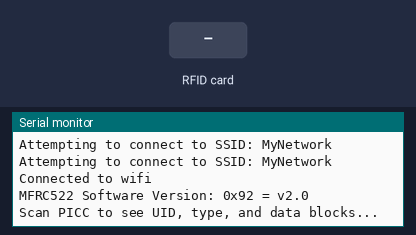
A sketch run on a simulated ESP32. On the bench: the last lines printed to the serial monitor. The inputs (shaded band) are chosen by the test bench. WiFi joins after 1.5 s; servers stay silent unless stated.

Above: at 5.2 s.
5.3 s: RFID card 09 6E 7A 9E held to the reader
At 6.2 s:
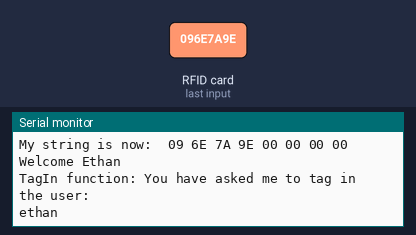
6.8 s: RFID card 6A 32 20 2B held to the reader
At 7.8 s:
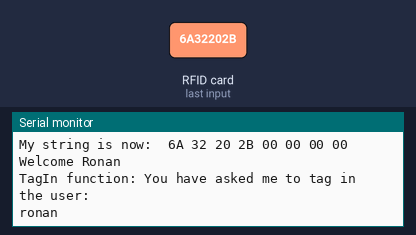
8.3 s: RFID card 5E 7A 19 C4 held to the reader
At 9.8 s:
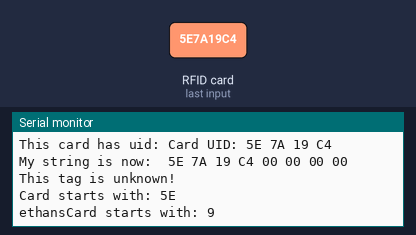

Measured:
- after the input at 5.3 s, the serial monitor: prints a new line at once (image 1)
- after the input at 6.8 s, the serial monitor: prints a new line at once (image 2)
- after the input at 8.3 s, the serial monitor: prints a new line at once (image 3)

The sketch:

RFIDYICTEWIFIv1.ino
```cpp
/*
* Code to read RFID tags and then log an entry to a website
 */

#include <SPI.h>
#include <MFRC522.h>
#include <WiFi.h>
#include <string.h>

#define RST_PIN		9
#define SS_PIN		10

char ssid[] = "MyNetwork"; //  your network SSID (name)
char pass[] = "***";    // your network password (use for WPA, or use as key for WEP)

int cardID[8];
//int ethansCard[4] = {9, 110, 122, 158};
byte ethansCard[4] = {0x9, 0x6E, 0x7A, 0x9E };
byte ronansCard[4] = {0x6A, 0x32, 0x20, 0x2B};
int matchStatus;

char tagServerURL[] ="site.com.au/cgi-bin/cgiscript";

WiFiClient wirelessClient;
int status = WL_IDLE_STATUS;

MFRC522 mfrc522(SS_PIN, RST_PIN);	// Create MFRC522 instance

void setup() {
	Serial.begin(9600);		// Initialize serial communications with the PC
  while (!Serial);    // Do nothing if no serial port is opened (added for Arduinos based on ATMEGA32U4)

 // attempt to connect to Wifi network:
 status = 0;
  while (status != WL_CONNECTED) {
    Serial.print("Attempting to connect to SSID: ");
    Serial.println(ssid);
    // Connect to WPA/WPA2 network. Change this line if using open or WEP network:
    status = WiFi.begin(ssid, pass);

    // wait for connection:
    delay(2000);
  }
  Serial.println("Connected to wifi");
  //printWifiStatus();


	SPI.begin();			// Init SPI bus
	mfrc522.PCD_Init();		// Init MFRC522
	ShowReaderDetails();	// Show details of PCD - MFRC522 Card Reader details
	Serial.println(F("Scan PICC to see UID, type, and data blocks..."));
}

void loop() {
	// Look for new cards
	if ( ! mfrc522.PICC_IsNewCardPresent()) {
		return;
	}

	// Select one of the cards
	if ( ! mfrc522.PICC_ReadCardSerial()) {
		return;
	}
  Serial.print("This card has uid: ");
  Serial.print(F("Card UID:"));
  for (byte i = 0; i < mfrc522.uid.size; i++) {
    if(mfrc522.uid.uidByte[i] < 0x10)
      Serial.print(F(" 0"));
    else
      Serial.print(F(" "));
      Serial.print(mfrc522.uid.uidByte[i], HEX);
      cardID[i] = mfrc522.uid.uidByte[i];
      //cardID[i] = 'A';
  }
  Serial.println();
  Serial.print("My string is now: ");
  printCardID(cardID);

  if (memcmp(mfrc522.uid.uidByte, ethansCard, 4) == 0) {
    Serial.println("Welcome Ethan");
    TagIn("ethan");
  } else if (memcmp(mfrc522.uid.uidByte, ronansCard, 4)==0) {
    Serial.println("Welcome Ronan");
    TagIn("ronan");
  } else {
    Serial.println("This tag is unknown!");
    Serial.print("Card starts with: ");
    Serial.println(mfrc522.uid.uidByte[0], HEX);
    Serial.print("ethansCard starts with: ");
    Serial.println(ethansCard[0], HEX);
  }

  delay(300);


	// Dump debug info about the card; PICC_HaltA() is automatically called
	//mfrc522.PICC_DumpToSerial(&(mfrc522.uid));
}

void TagIn(char *tagname) {
  // Don't do anything yet
  Serial.println("TagIn function: You have asked me to tag in the user: ");
  Serial.println(tagname);
}
void printCardID(int cardID[4]) {
  for (byte i = 0; i < 8; i++) {
    if(cardID[i] < 0x10)
      Serial.print(F(" 0"));
    else
      Serial.print(F(" "));
      Serial.print(cardID[i], HEX);
  }
  Serial.println();
}

void ShowReaderDetails() {
	// Get the MFRC522 software version
	byte v = mfrc522.PCD_ReadRegister(mfrc522.VersionReg);
	Serial.print(F("MFRC522 Software Version: 0x"));
	Serial.print(v, HEX);
	if (v == 0x91)
		Serial.print(F(" = v1.0"));
	else if (v == 0x92)
		Serial.print(F(" = v2.0"));
	else
		Serial.print(F(" (unknown)"));
	Serial.println("");
	// When 0x00 or 0xFF is returned, communication probably failed
	if ((v == 0x00) || (v == 0xFF)) {
		Serial.println(F("WARNING: Communication failure, is the MFRC522 properly connected?"));
	}
}
```
